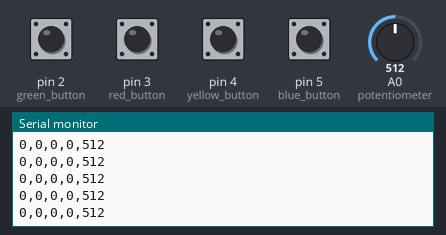
The sketch below on a simulated Arduino Uno, built with avr-gcc and run on an emulated ATmega328P. On the bench: the last lines printed to the serial monitor. Inputs (shaded band) come from the test bench; at power-on: pin 2 (green_button), pin 3 (red_button), pin 4 (yellow_button), pin 5 (blue_button) LOW, A0 (potentiometer) = 512.

Above: at 1.2 s.
1.3 s: A0 (potentiometer) set to 989
At 2.3 s:
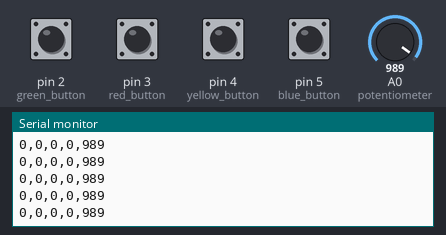
4.3 s: A0 (potentiometer) set to 1018
At 5.0 s:
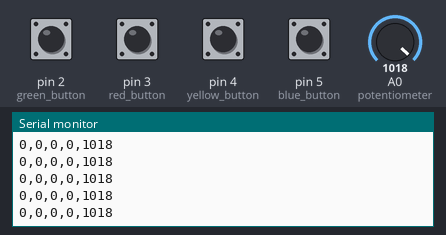
Timing chart, 0 to 7.3 s (numbered marks = the images above; inputs shaded):
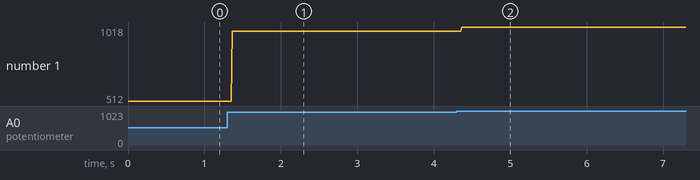

Measured:
- after the input at 1.3 s, the serial monitor: prints a new line after 0.07 s (image 1)
- after the input at 4.3 s, the serial monitor: prints a new line after 0.07 s (image 2)
- plotted number 1: 512 → 989 after the input at 1.3 s, 989 → 1018 after the input at 4.3 s

The sketch:

Arduino.ino
```cpp
int green_button = 2; //declaration of the pins of all  inputs
int red_button = 3;
int yellow_button = 4;
int blue_button = 5;
int potentiometer = A0;

void setup()
{
  Serial.begin(9600);
  pinMode(green_button, INPUT);
  pinMode(red_button, INPUT);
  pinMode(yellow_button, INPUT);
  pinMode(blue_button, INPUT);
  pinMode(potentiometer,INPUT);
}

void loop() {
  Serial.print(digitalRead(green_button));
  Serial.print(",");
  Serial.print(digitalRead(red_button));         // display on the serial moniter the valus of each of the button in a format that will allow it to be made sliced and stored in a array for processing
  Serial.print(",");
  Serial.print(digitalRead(yellow_button));
  Serial.print(",");
  Serial.print(digitalRead(blue_button));
  Serial.print(",");
  Serial.println(analogRead(potentiometer));  //last character is printed with ln to distiinguish between new inputs and old inputs
}
```
